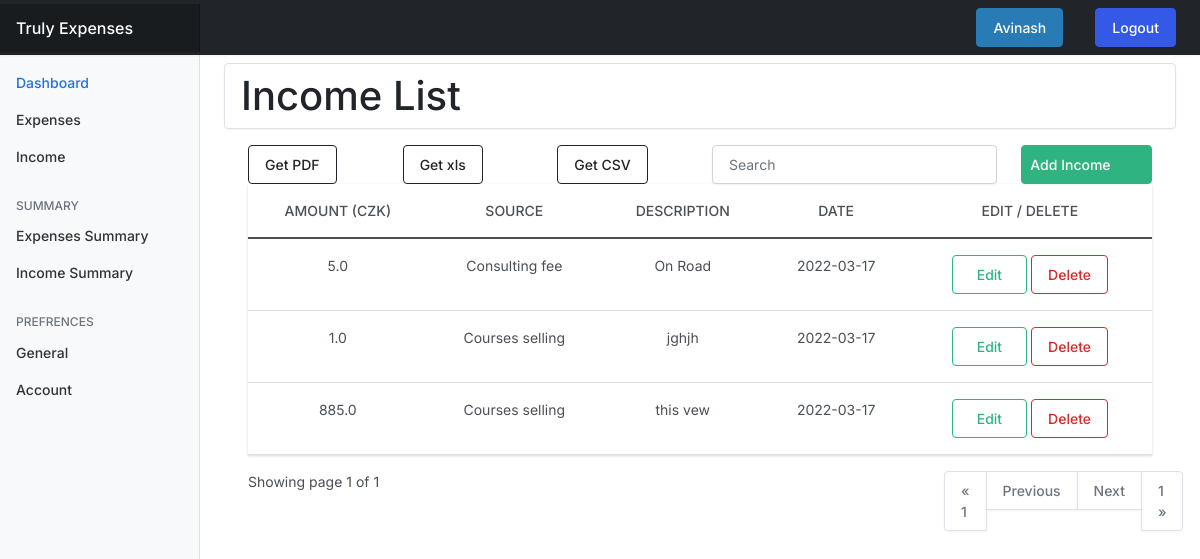
Page /income/ (signed in) on the earlier database version.
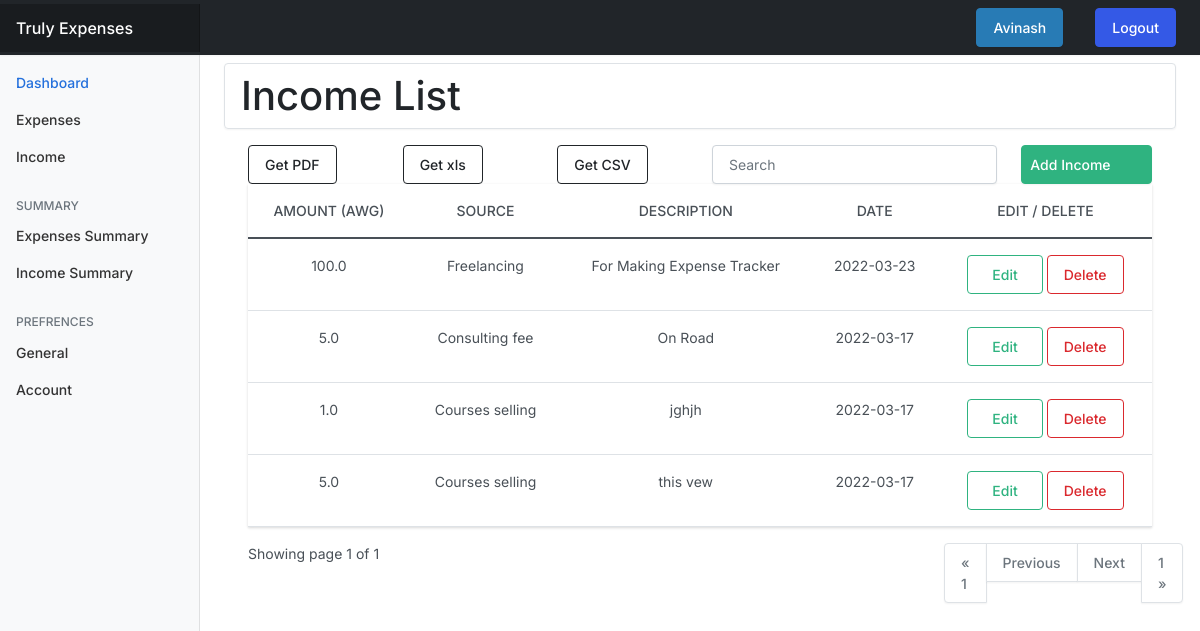
Same page on the later database version.
### userprefrences/models.py (models this page shows, shortened)
class UserPrefrences(models.Model):
    user = models.OneToOneField(User, on_delete = models.CASCADE)
    currency = models.CharField(max_length=255, blank=True, null=True, default="INR")
    def currency_name(self):
        return str(self.currency)

### income/models.py (models this page shows, shortened)
class UserIncome(models.Model):
    amount = models.FloatField()
    date = models.DateField(default=now)
    description = models.TextField()
    owner = models.ForeignKey(to=User, on_delete = models.CASCADE)
    source = models.CharField(max_length=266)
    class Meta:
        ordering = ('-date',)

### income/views.py (the view)
# urls.py: path("", views.index, name="expenses"),
@login_required(login_url="/authentication/login/")
def index(request):
    sources = Source.objects.all()
    userIncome = UserIncome.objects.filter(owner=request.user)
    paginator = Paginator(userIncome, 4)
    page_number = request.GET.get('page')
    page_obj = Paginator.get_page(paginator, page_number)
    currency = UserPrefrences.objects.get(user = request.user).currency_name()
    context = {
        "income":userIncome,
        "page_obj":page_obj,
        "currency":currency,
    }
    return render(request, "income/index.html", context)

### templates/income/index.html (shortened to what the changed rows need)
{% extends 'base.html' %}
{% load static %}
{% block content %}
<nav aria-label="breadcrumb d-flex flex-column" >
    <span class="breadcrumb mt-2 d-flex justify-content-between mt-2">
        <h1 class="mt-2 mb-2">Income List</h1>
    </span>
</nav>
<div class="container-lg ">
    {% if income.count %}
    <div class="app-table">
        <table class="table table-stripped table-hover text-center">
            <thead>
                <tr>
                    <th>Amount ({{currency}})</th>
                    <th>Source</th>
                    <th>Description</th>
                    <th>Date</th>
                    <th>Edit / Delete</th>
                </tr>
            </thead>
            <tbody>
                {% for income in page_obj %}
                <tr>
                    <td>{{income.amount}}</td>
                    <td>{{income.source}}</td>
                    <td>{{income.description}}</td>
                    <td>{{income.date|date:'Y-m-d'}}</td>
                    <td class="mx-2">
                        <a class="btn btn-outline-success px-4 " href="{% url 'edit-income' income.id %}">Edit</a>
                        <a class="btn btn-outline-danger px-3 " href="{% url 'delete-income' income.id %}">Delete</a>
                    </td>
                </tr>
                {% endfor %}
            </tbody>
        </table>
    </div>
    <div class="pagination-container">
        <div class="row">
            <div class="col-md-3">
                Showing page {{page_obj.number}} of {{ page_obj.paginator.num_pages }}
            </div>
            <div class="col-md-6"></div>
            <div class="col-md-3 float-right">
                <ul class="pagination align-right float-right mr-auto">
                    {% if page_obj.has_previous %}
                        <li {% if page_obj.number == "1" %} class="page-item active" {% endif %}>
                            <a class="page-link" href="?page=1">&laquo; 1</a>
                        </li>
                        <li class="page-item">
                            <a class="page-link" href="?page={{ page_obj.previous_page_number }}">Previous</a>
                        </li>
                    {% else %}
                        <li class="page-item disabled">
                            <a class="page-link disabled" href="" >&laquo; 1</a>
                        </li>
                        <li class="page-item disabled ">
                            <a class="page-link disabled " href="">Previous</a>
                        </li>
                    {% endif %}
                    {% if page_obj.has_next %}
                        <li class="page-item">
                            <a class="page-link" href="?page={{ page_obj.next_page_number }}">Next</a>
                        </li>
                        <li class="page-item">
                            <a class="page-link" href="?page={{ page_obj.paginator.num_pages }}">{{ page_obj.paginator.num_pages}} &raquo;</a>
                        </li>
                    {% else %}
                        <li class="page-item disabled">
                            <a class="page-link disabled " href="">Next</a>
                        </li>
                        <li class="page-item disabled">
                            <a class="page-link disabled " href="">{{ page_obj.paginator.num_pages}} &raquo;</a>
                        </li>
                    {% endif %}
                </ul>
            </div>
        </div>
    </div>
    {% endif %}
</div>
{% endblock content %}

Differences in the rows shown:
changed UserPrefrences: currency "CZK" → "AWG"
added UserIncome: amount "100.0", source "Freelancing", description "For Making Expense Tracker", date "2022-03-23"
changed UserIncome "this vew": amount "885.0" → "5.0"
